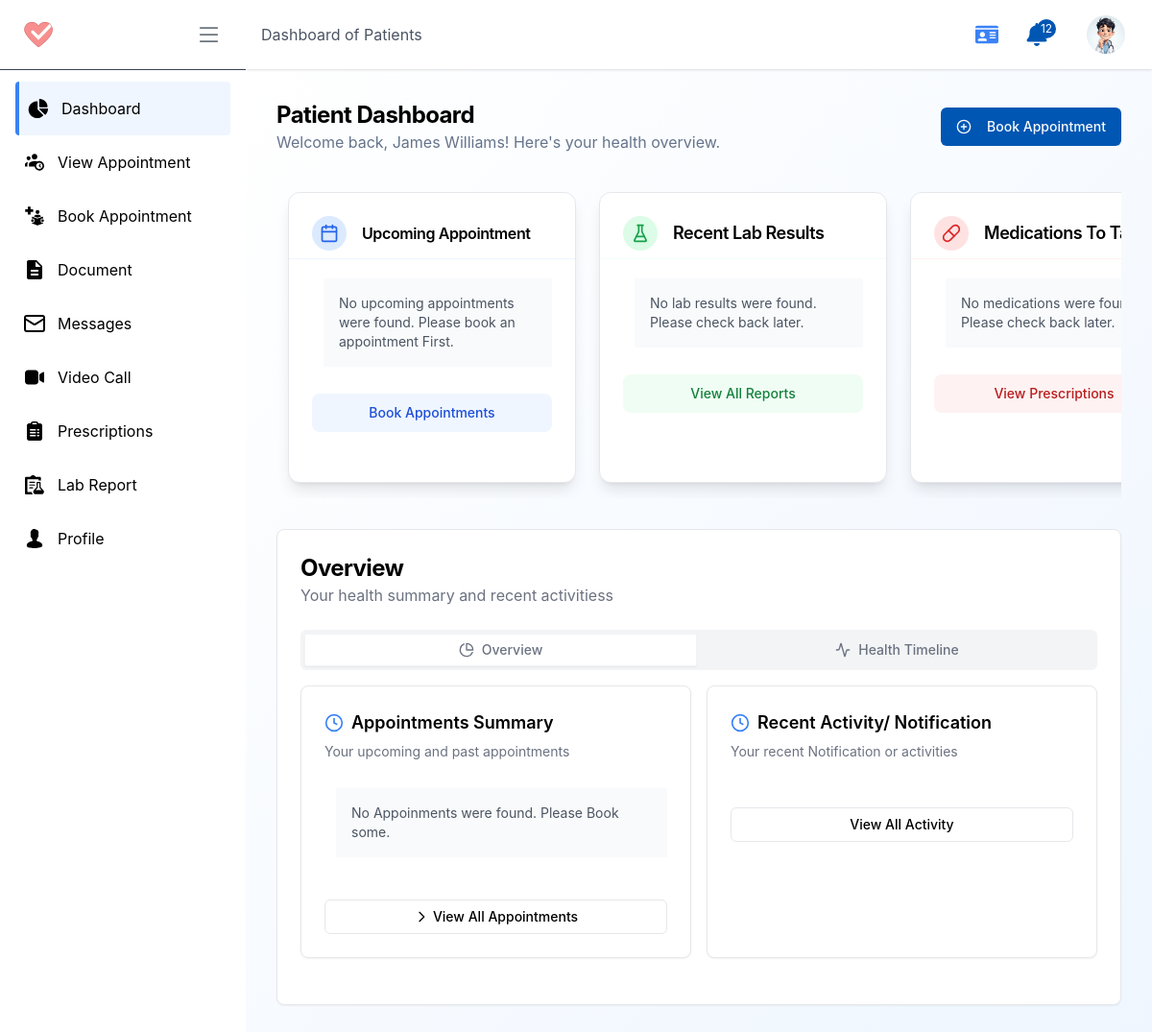
The app's page /p/ (signed in), older data.
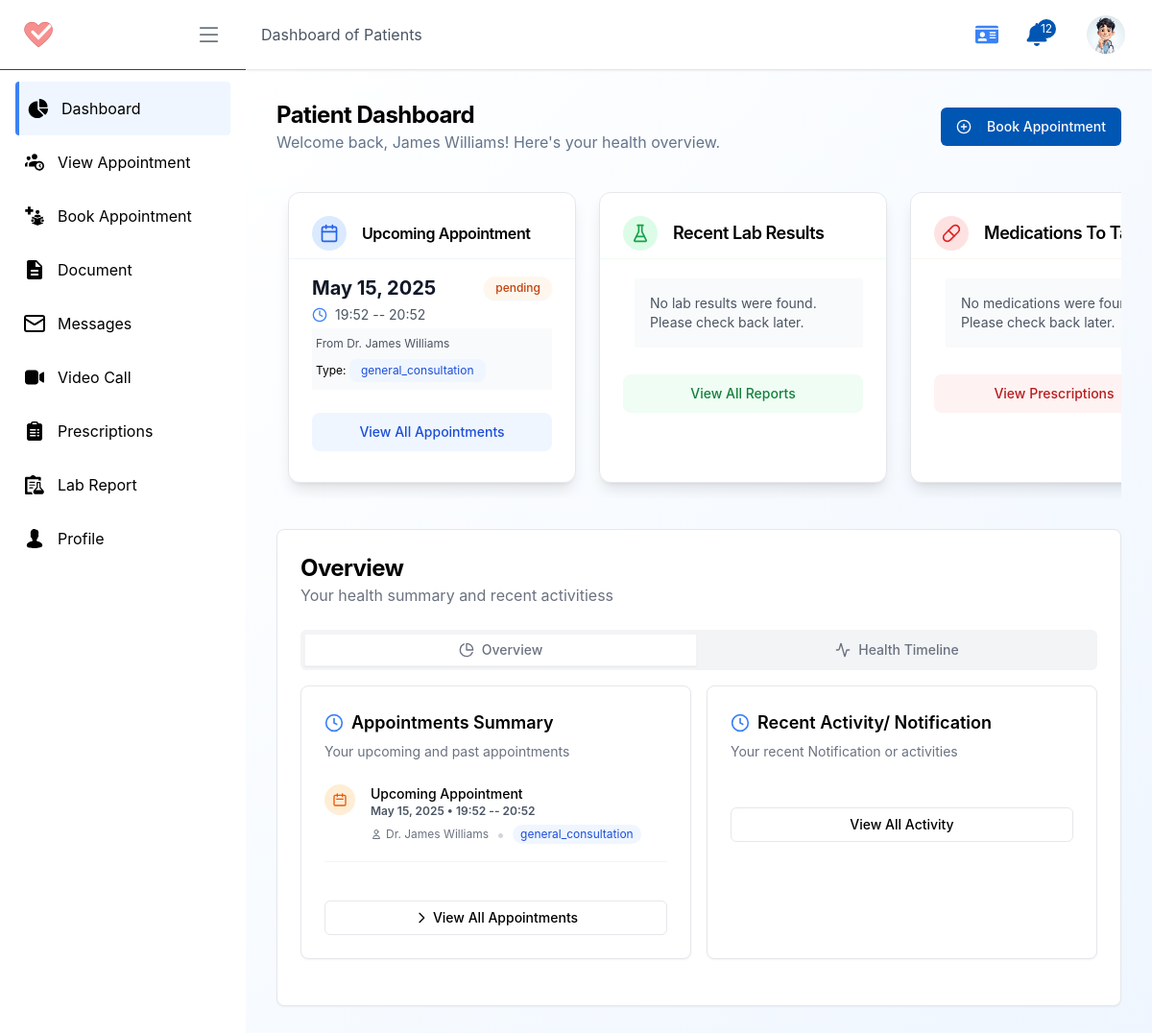
The same page, newer data.
### patient/models.py (models this page shows, shortened)
class Appointment(models.Model):
    APPOINTMENT_TYPES =  [
        ('general_consultation', 'General Consultation'),
        ('follow_up_visit', 'Follow-up Visit'),
        ('online_consultation', 'Online Consultation'),
        ('offline_consultation', 'Offline Consultation'),
    ]
    uuid = models.UUIDField(default=uuid.uuid4, editable=True)
    profile = models.ForeignKey(Profile, on_delete=models.CASCADE, related_name="patients_appointments")
    doctor = models.ForeignKey(DoctorProfile, on_delete=models.SET_NULL, related_name="patients_appointments", blank=True, null=True)
    time_slot = models.ForeignKey(AppointmentTimeSlot, on_delete=models.SET_NULL, related_name="patients_appointments", blank=True, null=True)
    appointment_type = models.CharField(max_length=50, choices=APPOINTMENT_TYPES, default='general_consultation')
    appointment_date = models.DateField()
    appointment_time_str = models.CharField(max_length=50, blank=True)
    file = models.FileField(upload_to='appointment_files/', blank=True)
    reason = models.TextField(blank=True)
    STATUS_TYPE = [
        ('pending', 'Pending'),
        ('confirmed', 'Confirmed'),
        ('cancelled', 'Cancelled'),
        ('completed', 'Completed')
    ]
    status = models.CharField(max_length=50,  choices=STATUS_TYPE, default='pending')
    cancled_by = models.ForeignKey(Profile, on_delete=models.SET_NULL, related_name="cancelled_appointments", blank=True, null=True)
    cancel_reason = models.TextField(blank=True, null=True)
    created_at = models.DateTimeField(auto_now_add=True, blank=True)
    updated_at = models.DateTimeField(auto_now=True, blank=True)

### doctor/models.py (models this page shows, shortened)
class DoctorProfile(models.Model):
    profile = models.OneToOneField(Profile, on_delete=models.CASCADE, related_name='doctor_profile')
    SPECIALIZATIONS = [
        ('general_medicine', 'General Medicine'),
        ('cardiology', 'Cardiology'),
        ('dermatology', 'Dermatology'),
        ('neurology', 'Neurology'),
        ('orthopedics', 'Orthopedics'),
        ('pediatrics', 'Pediatrics'),
        ('psychiatry', 'Psychiatry'),
        ('radiology', 'Radiology'),
        ('surgery', 'Surgery'),
        ('other', 'Other'),
    ]
    specialization = models.CharField(max_length=100, choices=SPECIALIZATIONS)
    qualifications = models.TextField(blank=True, null=True)
    experience_years = models.IntegerField()
    license_number = models.CharField(max_length=100, blank=True)
    board_certified = models.BooleanField(default=False)
    languages_spoken = models.JSONField(blank=True, null=True)
    star_rating = models.FloatField(null=True, blank=True)
    total_reviews =  models.IntegerField(null=True)
    fees = models.DecimalField(max_digits=10, decimal_places=2)
    accepts_new_patients = models.BooleanField(default=True)
    slug = models.SlugField(unique=True, blank=True)
    created_at = models.DateTimeField(auto_now_add=True)
    updated_at = models.DateTimeField(auto_now=True)

### account/models.py (models this page shows, shortened)
class Profile(models.Model):
    user = models.OneToOneField(User, on_delete=models.CASCADE, related_name="profile")
    role = models.CharField(max_length=10, choices=USER_ROLES, default='patient')
    profile_pic = models.ImageField(upload_to='profile_pictures/', default='profile_pictures/default.jpg')
    phone_regex = RegexValidator(regex=r'^\+?1?\d{9,15}$', message="Phone number must be entered in the format: '+999999999'. Up to 15 digits allowed.")
    ph_number = models.CharField(validators=[phone_regex], max_length=16, blank=True) # validators should be a list
    address = models.CharField(max_length=255, blank=True)
    date_of_birth = models.DateField(null=True, blank=True)
    email_notification = models.BooleanField(default=True)
    sms_notification = models.BooleanField(default=True)
    reminders = models.BooleanField(default=True)
    created_at = models.DateTimeField(auto_now_add=True)
    updated_at = models.DateTimeField(auto_now=True)
    is_active = models.BooleanField(default=True)
    is_verified = models.BooleanField(default=False)

### patient/views.py (the view)
# urls.py: path('', patientDashboard, name='patientDashboard'),
def patientDashboard(request: HttpRequest):
    profile: Profile = request.user.profile
    all_schedules = PrescriptionSchedule.objects.filter(
        prescription__profile=profile
    ).order_by('-time')
    context = {
        'profile': profile,
        'todayMedications': all_schedules
    }
    return render(request, 'pages/patient/dashboard.html', context)

### home/templatetags/choose_color.py (called while the page is built)
@register.simple_tag
def get_status_type_color(status_type):
    class_map = {
        "pending": "bg-orange-50 text-orange-700 border-orange-100",
        "confirmed": "bg-green-50 text-green-700 border border-green-100",
        "cancelled": "bg-red-50 text-red-700 border border-red-100",
        "completed": "bg-blue-50 text-blue-700 border border-blue-100"
    }
    return class_map.get(status_type, "bg-gray-100 text-gray-800")

### home/templatetags/choose_text.py (called while the page is built)
@register.simple_tag
def get_appoinment_status_text(status):
    class_map = {
        "pending": "Upcoming Appointment",
        "completed": "Completed Appointment",
        "cancelled": "Cancelled Appointment",
        "confirmed": "Upcoming Appointment",
    }
    return class_map.get(status, "Appoimnetment")

### home/templatetags/url_resolver.py (called while the page is built)
@register.simple_tag
def role_to_url(role, destination):
    try:
        return reverse(f"{role}:{destination}")
    except NoReverseMatch:
        return "#"  # fallback URL if the view is not found

### templates/pages/patient/dashboard.html (shortened to what the changed rows need)
{% extends "pages/patient/P_base.html" %}
{% load choose_color choose_text activity_icon %}
{% load static %}
{% block content %}
<section class="flex flex-1 flex-col p-4 md:p-8 bg-gradient-to-br from-white to-blue-50">
    <div class="flex sm:flex-row flex-col items-start sm:items-center  justify-between mb-6 sm:gap-1 gap-4">
        <div>
            <h1 class="text-2xl font-bold tracking-tight">Patient Dashboard</h1>
        </div>
    </div>
    <div class="flex justify-between overflow-x-auto gap-6 px-3 py-4 custom-scrollbar pb-4 ">
        <div
            class="w-[300px] flex-shrink-0 rounded-xl border bg-white text-card-foreground shadow-lg hover:shadow-xl transition-all duration-300 overflow-hidden">
            <div class="p-6 pt-4">
                <div class="space-y-4">
                    {% with latest_appointment=profile.patients_appointments.all|dictsortreversed:"appointment_date"|first %}
                        {% if latest_appointment %}
                            <div class="flex flex-col ">
                                <div class="flex items-center justify-between">
                                    <span class="text-xl font-bold text-gray-900">{{ latest_appointment.appointment_date }}</span>
                                    <span class="inline-flex items-center px-3 py-1 rounded-full text-xs font-medium shadow-sm   {% get_status_type_color latest_appointment.status %}">{{ latest_appointment.status }}</span>
                                </div>
                                <div class="flex items-center gap-2">
                                    <span class="text-sm text-gray-600 my-1">{{ latest_appointment.appointment_time_str }}</span>
                                </div>
                                <div class="flex-col flex-shrink items-center gap-2 justify-between rounded-sm bg-gray-50 p-1 text-xs ">
                                    <p class=" text-gray-600 my-1 "> From Dr. {{ latest_appointment.doctor.profile.user.first_name }}</p>
                                    Type: <p class=" my-1 bg-blue-50 px-3 py-1 rounded-lg text-blue-700 inline-block " >{{ latest_appointment.appointment_type }} </p>
                                </div>
                            </div>
                            {% else %}
                            <p class="text-sm text-gray-600 my-1 ml-3 rounded-sm bg-gray-50 p-4">
                                No upcoming appointments were found.
                                Please book an appointment First.
                            </p>
                        {% endif %}
                </div>
            </div>
            <div class="flex items-center p-6 pt-0">
                {% if latest_appointment %}
                    <a href="{% url 'patient:viewAppointment' %}"
                        class="inline-flex items-center justify-center gap-2 whitespace-nowrap text-sm font-medium transition-colors focus-visible:outline-none focus-visible:ring-2 focus-visible:ring-blue-500 focus-visible:ring-offset-2 disabled:pointer-events-none disabled:opacity-50 bg-blue-50 text-blue-700 hover:bg-blue-100 h-10 rounded-lg px-4 w-full">
                        View All Appointments
                    </a>
                {% else %}
                    <a href="{% url 'patient:bookAppointment' %}"
                        class="inline-flex items-center justify-center gap-2 whitespace-nowrap text-sm font-medium transition-colors focus-visible:outline-none focus-visible:ring-2 focus-visible:ring-blue-500 focus-visible:ring-offset-2 disabled:pointer-events-none disabled:opacity-50 bg-blue-50 text-blue-700 hover:bg-blue-100 h-10 rounded-lg px-4 w-full">
                        Book Appointments
                    </a>
                {% endif %}
            </div>
            {% endwith %}
        </div>
    </div>
    <section class="flex flex-1 flex-col p-4 md:p-6 mt-8 bg-white rounded-lg shadow-sm border border-gray-200">
        <div class="flex flex-col sm:flex-row sm:items-center sm:justify-between gap-4 mb-6">
            <div>
                <h1 id="tabName" class="text-2xl font-bold tracking-tight">Overview</h1>
            </div>
        </div>
        <div class="mb-6">
            <div id="overviewTab" class="mt-4">
                <div class="grid gap-4 md:grid-cols-2">
                    <div id="appoinment_summary_crd"
                        class="rounded-lg border bg-white shadow-sm border-gray-200 hover:shadow-md transition-all">
                        <div class="p-6 pt-0 space-y-4">
                            {% with appointments=profile.patients_appointments.all|dictsortreversed:"appointment_date"|slice:":5" %}
                                {% for each_app in appointments %}
                                    <div class="flex items-start gap-4">
                                        {% if each_app.status == "confirmed"%}
                                        <div class="rounded-full bg-green-100 p-2">
                                            <svg class="w-4 h-4 text-green-600" xmlns="http://www.w3.org/2000/svg" fill="none"
                                                viewBox="0 0 24 24" stroke="currentColor" stroke-width="2">
                                                <path stroke-linecap="round" stroke-linejoin="round"
                                                    d="M8 7V3m8 4V3m-9 8h10M5 21h14a2 2 0 002-2V7a2 2 0 00-2-2H5a2 2 0 00-2 2v12a2 2 0 002 2z">
                                                </path>
                                            </svg>
                                        </div>
                                        {% elif each_app.status == "pending" %}
                                        <div class="rounded-full bg-orange-100 p-2">
                                            <svg class="w-4 h-4 text-orange-600" xmlns="http://www.w3.org/2000/svg" fill="none"
                                                viewBox="0 0 24 24" stroke="currentColor" stroke-width="2">
                                                <path stroke-linecap="round" stroke-linejoin="round"
                                                    d="M8 7V3m8 4V3m-9 8h10M5 21h14a2 2 0 002-2V7a2 2 0 00-2-2H5a2 2 0 00-2 2v12a2 2 0 002 2z">
                                                </path>
                                            </svg>
                                        </div>
                                        {% endif %}
                                        <div>
                                            <p class="text-sm font-medium">{% get_appoinment_status_text each_app.status %}</p>
                                            <p class="text-xs text-gray-600 font-semibold">{{ each_app.appointment_date|date:"F j, Y" }}  •  {{ each_app.appointment_time_str }}</p>
                                            <div class="flex items-center mt-1">
                                                <span class="text-xs text-gray-500 flex items-center">
                                                    <svg class="w-3 h-3 mr-1" xmlns="http://www.w3.org/2000/svg" fill="none"
                                                        viewBox="0 0 24 24" stroke="currentColor">
                                                        <path stroke-linecap="round" stroke-linejoin="round" stroke-width="2"
                                                            d="M16 7a4 4 0 11-8 0 4 4 0 018 0zM12 14a7 7 0 00-7 7h14a7 7 0 00-7-7z">
                                                        </path>
                                                    </svg>
                                                    Dr. {{ each_app.doctor.profile.user.first_name }}
                                                </span>
                                                <span class="mx-2 text-gray-300">•</span>
                                                <span class="text-xs bg-blue-50 text-blue-700 px-2 py-0.5 rounded-full">{{ each_app.appointment_type }}</span>
                                            </div>
                                        </div>
                                    </div>
                                    <div class="h-px w-full bg-gray-100 my-4"></div>
                                {% empty %}
                                    <p class="text-sm text-gray-600 my-1 ml-3 rounded-sm bg-gray-50 p-4">
                                        No Appoinments were found.
                                        Please Book some.
                                    </p>
                                {% endfor %}
                            {% endwith %}
                        </div>
                    </div>
                </div>
            </div>
        </div>
    </section>
</section>
{% endblock content %}

Row changes from the older to the newer data that the page shows:
added Appointment: appointment_date "May 15, 2025", status "pending", appointment_time_str "19:52 -- 20:52", doctor.profile.user.first_name "James Williams", appointment_type "general_consultation", status "Upcoming Appointment"
Text that changed along with them:
text no longer shown: "No upcoming appointments were found. Please book an appointment First. Book Appointments No Appoinments were found. Please Book some."
text now shown: "From Dr. Type: View All Appointments"
